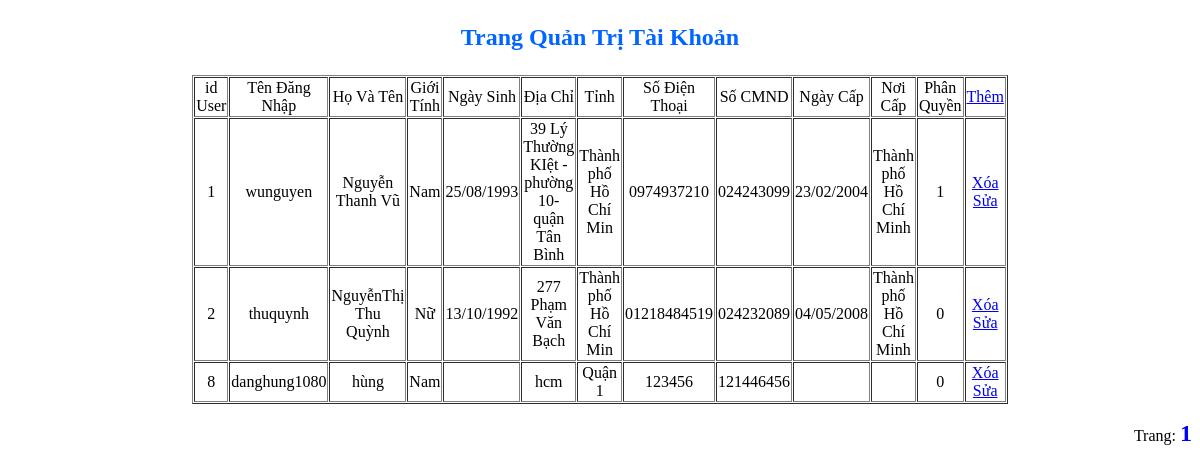
/admin/user/users.php, run on an earlier commit of the app's database.
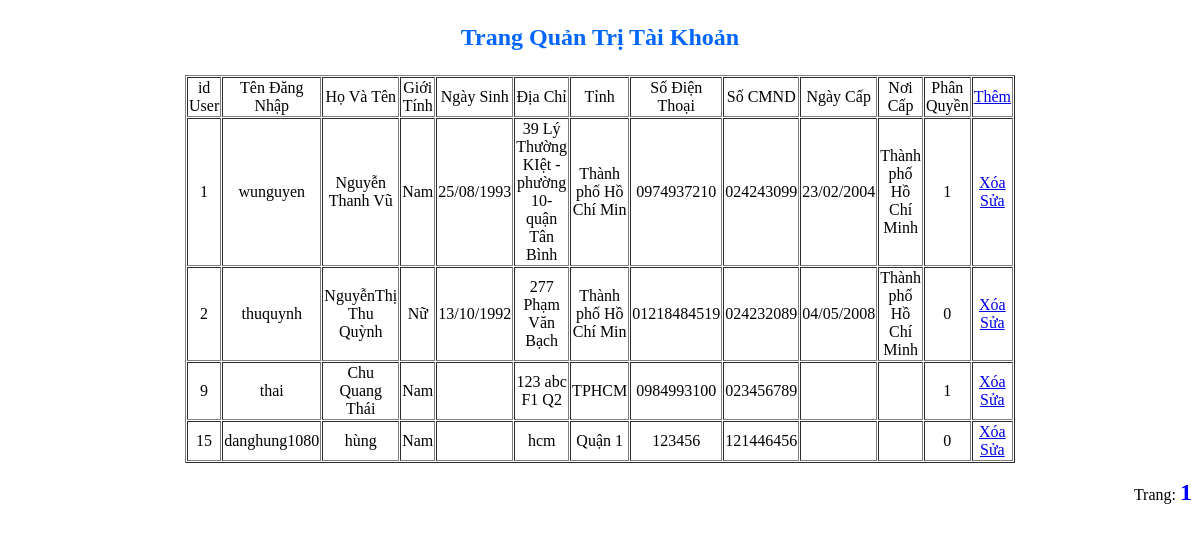
And on a later commit of the database.
### tables this page shows
CREATE TABLE IF NOT EXISTS `users` (
  `idUser` int(255) NOT NULL AUTO_INCREMENT,
  `TenDangNhap` varchar(30) NOT NULL,
  `MatKhau` varchar(30) NOT NULL,
  `HoVaTen` varchar(50) NOT NULL,
  `GioiTinh` varchar(5) DEFAULT NULL,
  `NgaySinh` varchar(20) DEFAULT NULL,
  `DiaChi` varchar(100) NOT NULL,
  `TinhThanh` varchar(20) DEFAULT NULL,
  `SoDT` varchar(20) NOT NULL,
  `SoCMND` varchar(20) NOT NULL,
  `NgayCapCMND` varchar(20) DEFAULT NULL,
  `NoiCapCMND` varchar(100) DEFAULT NULL,
  `PhanQuyen` int(11) NOT NULL DEFAULT '0',
  PRIMARY KEY (`idUser`)
);

### admin/user/users.php (the view, shortened to what this page needs)
<!DOCTYPE html PUBLIC "-//W3C//DTD XHTML 1.0 Transitional//EN" "http://www.w3.org/TR/xhtml1/DTD/xhtml1-transitional.dtd">
<html xmlns="http://www.w3.org/1999/xhtml">
<head>
</head>
<body>
<p align="center" style="color:#06F; font-size:24px;"><b>Trang Quản Trị Tài Khoản</b></p>
<table width="750" border="1" cellspacing="1" cellpadding="1" align="center">
  <tr>
    <td align="center">id User</td>
    <td align="center">Tên Đăng Nhập</td>
    <td align="center">Họ Và Tên</td>
    <td align="center">Giới Tính</td>
    <td align="center">Ngày Sinh</td>
    <td align="center">Địa Chỉ</td>
    <td align="center">Tỉnh</td>
    <td align="center">Số Điện Thoại</td>
    <td align="center">Số CMND</td>
	<td align="center">Ngày Cấp</td>
	<td align="center">Nơi Cấp</td>
    <td align="center">Phân Quyền</td>
	<td align="center"><a href="themusers.php">Thêm</a></td>
  </tr>
  <?php
  $sldc="select * from users";
  $qrdc= mysql_query($sldc);
  $tsdong=mysql_num_rows($qrdc);
  $sodong=10;
  $tstrang=ceil($tsdong/$sodong);
  if (isset($_GET['trang']))
  {
	  $trang=intval($_GET['trang']);
  }
  else
  {
	  $trang=1;
  }
  $vitri=($trang-1)*$sodong;
  $sldc2="select * from users limit $vitri,$sodong";
  $qrdc2=mysql_query($sldc2);
  while ($rowdc=mysql_fetch_array($qrdc2))
  {
  ?>
  <tr>
    <td align="center"><?php echo $rowdc['idUser']; ?></td>
	<td align="center"><?php echo $rowdc['TenDangNhap']; ?></td>
	<td align="center"><?php echo $rowdc['HoVaTen']; ?></td>
	<td align="center"><?php echo $rowdc['GioiTinh']; ?></td>
	<td align="center"><?php echo $rowdc['NgaySinh']; ?></td>
	<td align="center"><?php echo $rowdc['DiaChi']; ?></td>
	<td align="center"><?php echo $rowdc['TinhThanh']; ?></td>
	<td align="center"><?php echo $rowdc['SoDT']; ?></td>
	<td align="center"><?php echo $rowdc['SoCMND']; ?></td>
	<td align="center"><?php echo $rowdc['NgayCapCMND']; ?></td>
	<td align="center"><?php echo $rowdc['NoiCapCMND']; ?></td>
	<td align="center"><?php echo $rowdc['PhanQuyen']; ?></td>
	<td align="center"><a href="xuly_xoa.php?idUser=<?php echo $rowdc['idUser']; ?>" onclick="return confirm('Bạn có chắc chắn muốn xóa không ???????');">Xóa</a><br /><a href="sua_users.php?idUser=<?php echo $rowdc['idUser']; ?>">Sửa</a></td>
  </tr>
  <?php
  }
  ?>
</table>
<p align="right"><?php
echo "Trang: ";
for ($k=1;$k<=$tstrang;$k++)
{
	if ($k==$trang)
	{
		echo "<b><font size='5'; color='blue'>"." ".$k." "."</font></b>";
	}
	else
	{
		echo "<a href='index.php?link=quanlysanpham&idSP=".$rowdc['idSP']."&trang=".$k."'.>".$k." "."</a>";
	}
}
?></p>
</body>
</html>

What changed in the data, as far as the page shows it:
removed users: idUser "8", TenDangNhap "danghung1080", HoVaTen "hùng", GioiTinh "Nam", DiaChi "hcm", TinhThanh "Quận 1", SoDT "123456", SoCMND "121446456", PhanQuyen "0"
added users: idUser "9", TenDangNhap "thai", HoVaTen "Chu Quang Thái", GioiTinh "Nam", DiaChi "123 abc F1 Q2", TinhThanh "TPHCM", SoDT "0984993100", SoCMND "023456789", PhanQuyen "1"
added users: idUser "15", TenDangNhap "danghung1080", HoVaTen "hùng", GioiTinh "Nam", DiaChi "hcm", TinhThanh "Quận 1", SoDT "123456", SoCMND "121446456", PhanQuyen "0"
